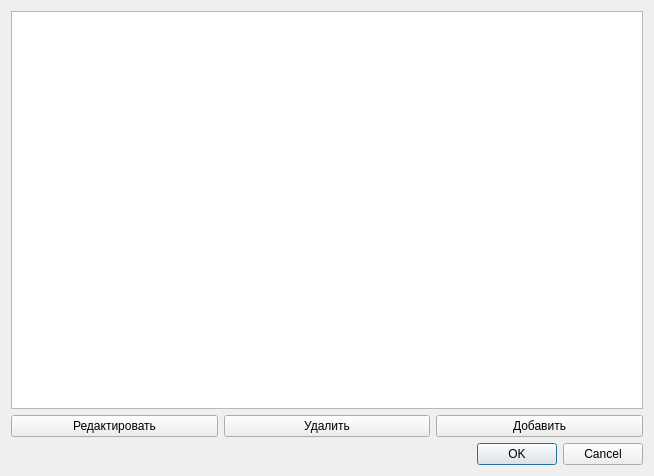
<?xml version="1.0" encoding="UTF-8"?>
<ui version="4.0">
 <class>TestsWindow</class>
 <widget class="QDialog" name="TestsWindow">
  <property name="geometry">
   <rect>
    <x>0</x>
    <y>0</y>
    <width>654</width>
    <height>476</height>
   </rect>
  </property>
  <property name="windowTitle">
   <string>Dialog</string>
  </property>
  <layout class="QGridLayout" name="gridLayout">
   <item row="0" column="0">
    <layout class="QVBoxLayout" name="verticalLayout">
     <item>
      <widget class="QTableView" name="tableView"/>
     </item>
     <item>
      <layout class="QHBoxLayout" name="horizontalLayout_3">
       <item>
        <widget class="QPushButton" name="pushButton_2">
         <property name="text">
          <string>Редактировать</string>
         </property>
        </widget>
       </item>
       <item>
        <widget class="QPushButton" name="pushButton_3">
         <property name="text">
          <string>Удалить</string>
         </property>
        </widget>
       </item>
       <item>
        <widget class="QPushButton" name="pushButton">
         <property name="text">
          <string>Добавить</string>
         </property>
        </widget>
       </item>
      </layout>
     </item>
    </layout>
   </item>
   <item row="1" column="0">
    <widget class="QDialogButtonBox" name="buttonBox">
     <property name="orientation">
      <enum>Qt::Horizontal</enum>
     </property>
     <property name="standardButtons">
      <set>QDialogButtonBox::Cancel|QDialogButtonBox::Ok</set>
     </property>
    </widget>
   </item>
  </layout>
 </widget>
 <resources/>
 <connections>
  <connection>
   <sender>buttonBox</sender>
   <signal>rejected()</signal>
   <receiver>TestsWindow</receiver>
   <slot>reject()</slot>
   <hints>
    <hint type="sourcelabel">
     <x>316</x>
     <y>260</y>
    </hint>
    <hint type="destinationlabel">
     <x>286</x>
     <y>274</y>
    </hint>
   </hints>
  </connection>
  <connection>
   <sender>buttonBox</sender>
   <signal>accepted()</signal>
   <receiver>TestsWindow</receiver>
   <slot>accept()</slot>
   <hints>
    <hint type="sourcelabel">
     <x>248</x>
     <y>254</y>
    </hint>
    <hint type="destinationlabel">
     <x>157</x>
     <y>274</y>
    </hint>
   </hints>
  </connection>
 </connections>
</ui>
